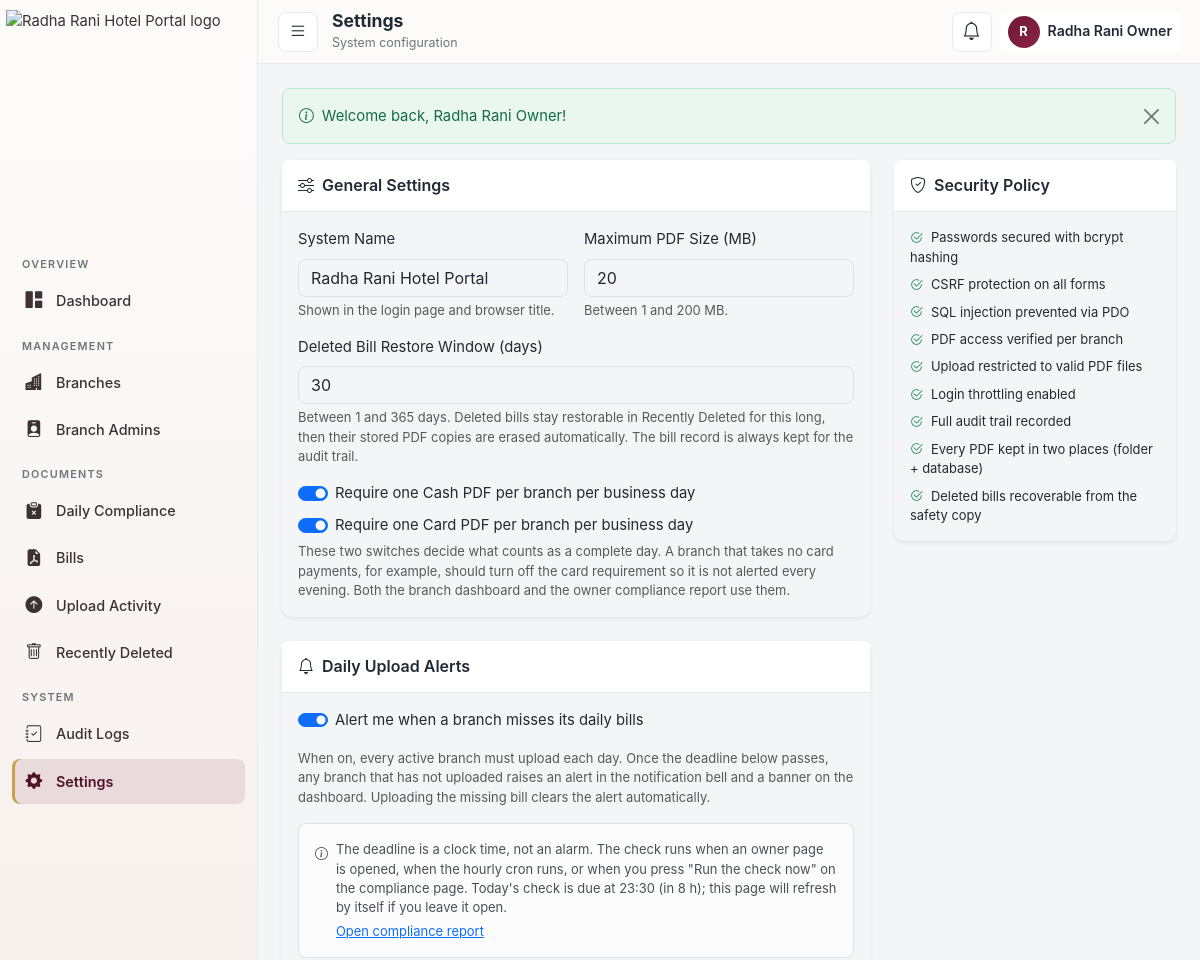
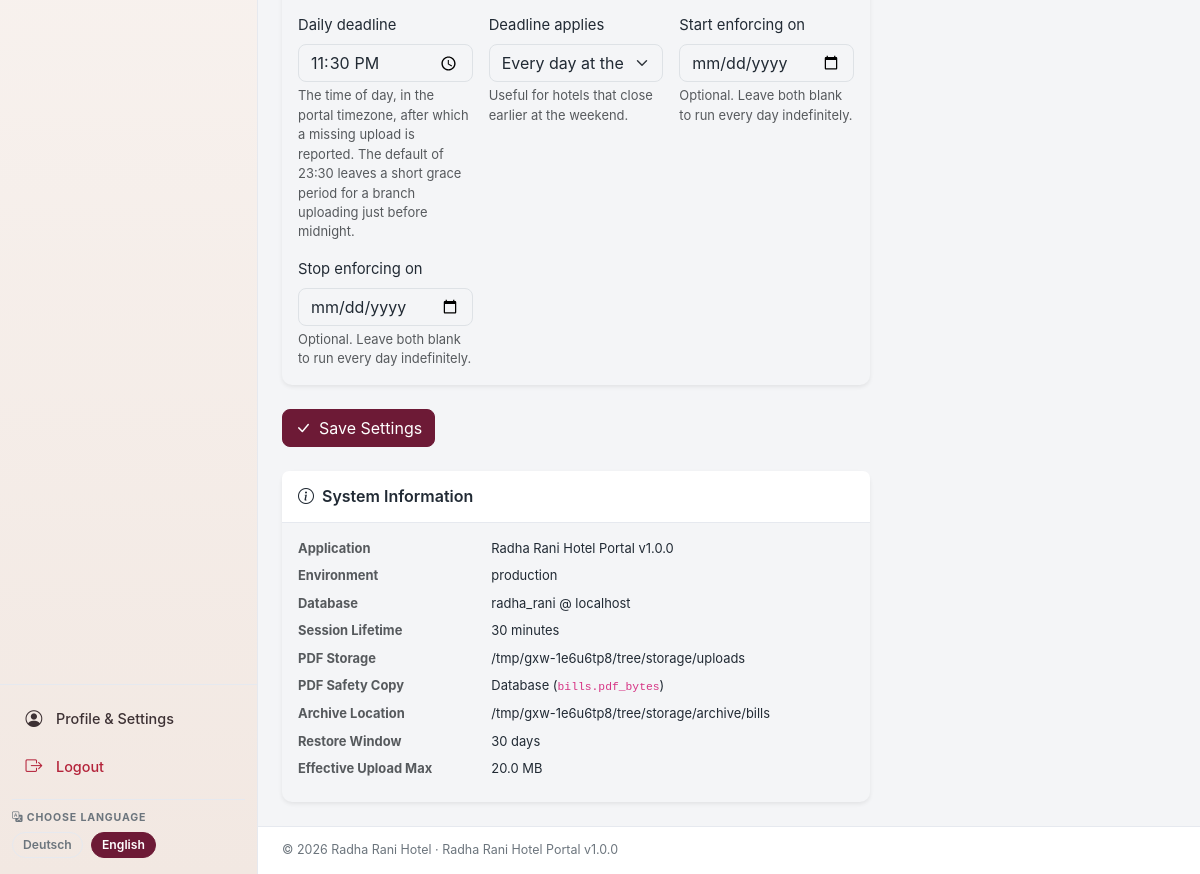
Screenshot of /owner/settings.php (signed in) with the database file from the repository (2 pictures, top to bottom).
### tables this page shows
CREATE TABLE IF NOT EXISTS users (
    id INT UNSIGNED NOT NULL AUTO_INCREMENT,
    branch_id INT UNSIGNED NULL,
    name VARCHAR(255) NOT NULL,
    email VARCHAR(190) NOT NULL,
    username VARCHAR(100) NOT NULL,
    password_hash VARCHAR(255) NOT NULL,
    role ENUM('owner', 'branch_admin') NOT NULL DEFAULT 'branch_admin',
    status ENUM('active', 'inactive') NOT NULL DEFAULT 'active',
    last_login_at DATETIME NULL,
    created_at DATETIME NOT NULL DEFAULT CURRENT_TIMESTAMP,
    updated_at DATETIME NOT NULL DEFAULT CURRENT_TIMESTAMP ON UPDATE CURRENT_TIMESTAMP,
    deleted_at DATETIME NULL,
    PRIMARY KEY (id),
    UNIQUE KEY uq_email (email),
    UNIQUE KEY uq_username (username),
    KEY idx_branch_id (branch_id),
    KEY idx_role (role),
    KEY idx_status (status),
    CONSTRAINT fk_users_branch FOREIGN KEY (branch_id) REFERENCES branches(id) ON DELETE SET NULL
);

CREATE TABLE IF NOT EXISTS settings (
    id INT UNSIGNED NOT NULL AUTO_INCREMENT,
    setting_key VARCHAR(100) NOT NULL,
    setting_value TEXT NULL,
    updated_at DATETIME NOT NULL DEFAULT CURRENT_TIMESTAMP ON UPDATE CURRENT_TIMESTAMP,
    PRIMARY KEY (id),
    UNIQUE KEY uq_setting_key (setting_key)
);

### public/owner/settings.php (the view, shortened to what the rows shown need)
<?php
require_owner();
$user = current_user();
$pageTitle = t('settings.title');
?>
<div class="row g-4">
    <div class="col-lg-8">
        <form method="post" action="<?= url('owner/settings.php') ?>">
        <div class="card border-0 shadow-sm mb-4">
            <div class="card-body">
                <?php $settingsDueAt = DailyCompliance::pendingDeadlineFor(date('Y-m-d')); ?>
                <div class="row g-3">
                    <div class="col-md-4">
                        <label class="form-label" for="c_time"><?= e(t('settings.compliance_deadline_time')) ?></label>
                        <input type="time" class="form-control" id="c_time" name="daily_upload_deadline_time"
                               value="<?= e(DailyCompliance::deadlineTime()) ?>">
                        <div class="form-text"><?= e(t('settings.compliance_deadline_help')) ?></div>
                    </div>
                </div>
            </div>
        </div>
        </form>
    </div>
</div>
<?php
$bodyContent = ob_get_clean();
require APP_PATH . '/views/layouts/header.php';
echo $bodyContent;
require APP_PATH . '/views/layouts/footer.php';

### app/views/layouts/header.php (shortened to what the rows shown need)
<?php
$currentUser = current_user();
?>
<!DOCTYPE html>
<html lang="<?= e(Lang::code()) ?>">
<head>
    <link rel="stylesheet" href="<?= url('assets/vendor/bootstrap/css/bootstrap.min.css') ?>">
    <link rel="stylesheet" href="<?= url('assets/vendor/bootstrap-icons/bootstrap-icons.css') ?>">
    <link rel="stylesheet" href="<?= url('assets/css/app.css') ?>">
</head>
<body class="app-body">
<div class="app-shell">
    <div class="app-main">
        <header class="app-topbar">
            <div class="topbar-title">
                <h1 class="mb-0"><?= e($pageTitle ?? APP_NAME) ?></h1>
            </div>
            <div class="ms-auto d-flex align-items-center gap-2">
                <div class="dropdown">
                    <button class="btn btn-icon dropdown-toggle-split-no-care d-flex align-items-center gap-2 topbar-user" data-bs-toggle="dropdown" aria-expanded="false" aria-label="<?= e(t('nav.account_menu')) ?>">
                        <span class="avatar avatar-sm"><?= e(mb_strtoupper(mb_substr($currentUser['name'] ?? '?', 0, 1))) ?></span>
                        <span class="d-none d-lg-inline topbar-user-name"><?= e($currentUser['name'] ?? '') ?></span>
                    </button>
                </div>
            </div>
        </header>
        <main class="app-content">

### rows the page displays
users: name "R", name "Radha Rani Owner"
settings: daily_upload_deadline_time "23:30"

### other values shown
t('nav.overview') "OVERVIEW"
t('nav.dashboard') "Dashboard"
t('nav.management') "MANAGEMENT"
t('nav.branches') "Branches"
t('nav.branch_admins') "Branch Admins"
t('nav.documents') "DOCUMENTS"
t('nav.daily_compliance') "Daily Compliance"
t('nav.bills') "Bills"
t('nav.upload_activity') "Upload Activity"
t('nav.recently_deleted') "Recently Deleted"
t('common.system') "SYSTEM"
t('nav.audit_logs') "Audit Logs"
t('nav.settings') "Settings"
t('nav.profile_settings') "Profile & Settings"
t('nav.logout') "Logout"
